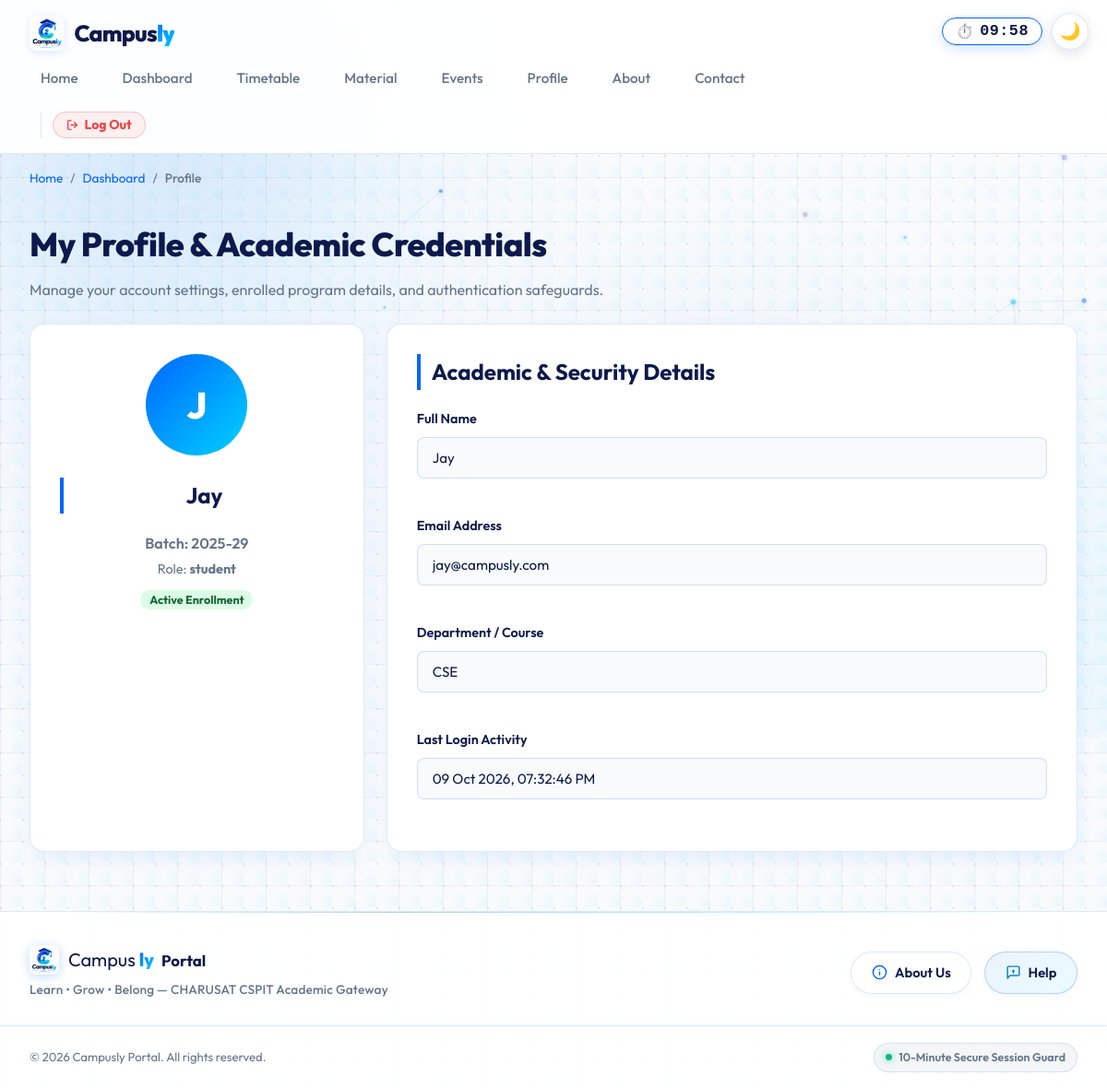
The app's page /profile.php (signed in) with its own data.
### tables this page shows
CREATE TABLE users (
    user_id INT AUTO_INCREMENT PRIMARY KEY,
    name VARCHAR(100) NOT NULL,
    email VARCHAR(100) NOT NULL UNIQUE,
    password_hash VARCHAR(255) NOT NULL,
    role ENUM('admin', 'student') NOT NULL DEFAULT 'student',
    student_id INT NULL,
    last_login DATETIME NULL,
    remember_token_hash VARCHAR(64) NULL,
    remember_token_expires DATETIME NULL,
    created_at TIMESTAMP DEFAULT CURRENT_TIMESTAMP,
    CONSTRAINT fk_users_students FOREIGN KEY (student_id) REFERENCES students(student_id) ON DELETE SET NULL ON UPDATE CASCADE
);

CREATE TABLE students (
    student_id INT AUTO_INCREMENT PRIMARY KEY,
    name VARCHAR(100) NOT NULL,
    email VARCHAR(100) NOT NULL UNIQUE,
    course VARCHAR(100) NOT NULL
);

### profile.php (the view, shortened to what this page needs)
<?php
require_once __DIR__ . '/auth.php';
$stmt = $pdo->prepare("SELECT u.user_id, u.name, u.email, u.role, u.student_id, u.last_login, s.course
                       FROM users u
                       LEFT JOIN students s ON u.student_id = s.student_id
                       WHERE u.user_id = :uid LIMIT 1");
$stmt->execute([':uid' => $_SESSION['user_id']]);
$user = $stmt->fetch();
$userEmail = $user['email'] ?? $_SESSION['user_email'];
$userCourse = $user['course'] ?? 'Computer Science & Engineering (CSE)';
$lastLogin = !empty($user['last_login'])
    ? date('d M Y, h:i:s A', strtotime($user['last_login']))
    : 'Active Session';
require_once __DIR__ . '/includes/header.php';
?>
  <nav class="breadcrumbs-nav" aria-label="Breadcrumb">
    <ol class="breadcrumbs">
      <li><a href="index.php">Home</a></li>
      <li><a href="dashboard.php">Dashboard</a></li>
      <li aria-current="page">Profile</li>
    </ol>
  </nav>
  <main id="main-content">
    <h1>My Profile & Academic Credentials</h1>
    <p>Manage your account settings, enrolled program details, and authentication safeguards.</p>
    <div class="grid-cols-3">
      <section class="panel" style="text-align: center;">
        <div style="width: 110px; height: 110px; border-radius: 50%; background: linear-gradient(135deg, var(--primary), var(--accent)); margin: 0 auto 1.5rem; display: flex; align-items: center; justify-content: center; color: #fff; font-size: 2.5rem; font-weight: 800;">
          <?= strtoupper(substr($userName, 0, 1)) ?>
        </div>
        <h2><?= htmlspecialchars($userName) ?></h2>
        <p style="margin-bottom: 0.25rem; font-weight: 600; color: #64748b;">Batch: 2025-29</p>
        <p style="margin-bottom: 0.5rem; font-size: 0.9rem; color: #64748b;">Role: <strong><?= htmlspecialchars($userRole) ?></strong></p>
        <span style="background: #dcfce7; color: #166534; font-size: 0.78rem; font-weight: 700; padding: 3px 10px; border-radius: 9999px;">
          Active Enrollment
        </span>
      </section>
      <section class="panel" style="grid-column: span 2;">
        <h2>Academic & Security Details</h2>
        <div style="display: flex; flex-direction: column; gap: 1rem; margin-top: 1rem;">
          <div class="form-group">
            <label>Full Name</label>
            <input type="text" value="<?= htmlspecialchars($userName) ?>" readonly style="background: #f8fafc;">
          </div>
          <div class="form-group">
            <label>Email Address</label>
            <input type="email" value="<?= htmlspecialchars($userEmail) ?>" readonly style="background: #f8fafc;">
          </div>
          <div class="form-group">
            <label>Department / Course</label>
            <input type="text" value="<?= htmlspecialchars($userCourse) ?>" readonly style="background: #f8fafc;">
          </div>
          <div class="form-group">
            <label>Last Login Activity</label>
            <input type="text" value="<?= htmlspecialchars($lastLogin) ?>" readonly style="background: #f8fafc;">
          </div>
        </div>
      </section>
    </div>
  </main>
<?php require_once __DIR__ . '/includes/footer.php'; ?>

### css/styles.css (style rules this page uses)
:root { --bg-color: #f8fafc; --bg-grid-line: rgba(148, 163, 184, 0.12); --bg-dot: rgba(148, 163, 184, 0.22); --bg-gradient: radial-gradient(circle at 10% 20%, rgba(0, 102, 255, 0.04) 0%, transparent 40%), radial-gradient(circle at 90% 80%, rgba(0, 210, 255, 0.05) 0%, transparent 40%); --panel-bg: rgba(255, 255, 255, 0.98); --panel-border: rgba(0, 102, 255, 0.14); --header-bg: rgba(255, 255, 255, 0.92); --input-bg: #ffffff; --input-border: rgba(0, 102, 255, 0.18); --table-th-bg: rgba(0, 102, 255, 0.06); --brand-navy: #0b194c; --brand-navy-light: #162456; --primary: #0066ff; --primary-hover: #0052cc; --accent: #00d2fe; --accent-dark: #0099cc; --accent-hover: #38bdf8; --brand-gradient: linear-gradient(135deg, #0b194c 0%, #0066ff 50%, #00d2fe 100%); --brand-gradient-text: linear-gradient(135deg, #0066ff 0%, #00d2fe 100%); --text-main: #0b194c; --text-body: #1e293b; --text-muted: #64748b; --focus-outline: #0066ff; --card-shadow: 0 10px 30px -10px rgba(0, 102, 255, 0.12); --card-shadow-hover: 0 16px 36px -10px rgba(0, 102, 255, 0.22); --error: #dc2626; --success: #16a34a; --warning: #f59e0b; --radius: 16px; --transition: all 0.3s cubic-bezier(0.4, 0, 0.2, 1); }
*, *::before, *::after { box-sizing: border-box; margin: 0; padding: 0; }
body { font-family: 'Outfit', -apple-system, BlinkMacSystemFont, "Segoe UI", Roboto, sans-serif; background-color: var(--bg-color); background-image: radial-gradient(circle at 1px 1px, var(--bg-dot) 1.2px, transparent 0), linear-gradient(to right, var(--bg-grid-line) 1px, transparent 1px), linear-gradient(to bottom, var(--bg-grid-line) 1px, transparent 1px), var(--bg-gradient); background-size: 24px 24px, 48px 48px, 48px 48px, 100% 100%; background-attachment: fixed; color: var(--text-main); min-height: 100vh; line-height: 1.6; display: flex; flex-direction: column; overflow-x: hidden; position: relative; transition: background-color 0.3s ease, color 0.3s ease; }
header, main, footer, .top-corner-controls, .breadcrumbs-nav, .skip-link { position: relative; z-index: 2; }
.breadcrumbs-nav { max-width: 1200px; width: 100%; margin: 1rem auto 0; padding: 0 2rem; }
.breadcrumbs { display: flex; list-style: none; gap: 0.5rem; font-size: 0.85rem; color: var(--text-muted); }
.breadcrumbs li:not(:last-child)::after { content: "/"; margin-left: 0.5rem; }
.breadcrumbs a { color: var(--primary); text-decoration: none; }
.breadcrumbs li[aria-current="page"] { color: var(--text-muted); font-weight: 500; }
main { max-width: 1200px; width: 100%; margin: 0 auto; padding: 2rem; flex: 1; }
h1 { font-size: 2.25rem; font-weight: 800; margin-bottom: 0.5rem; letter-spacing: -0.5px; }
h2 { font-size: 1.5rem; font-weight: 700; margin-bottom: 1.25rem; color: var(--text-main); border-left: 4px solid var(--primary); padding-left: 0.75rem; }
p { color: var(--text-muted); margin-bottom: 1.5rem; }
.grid-cols-3 { display: grid; grid-template-columns: repeat(3, 1fr); gap: 1.5rem; }
.panel { background: var(--panel-bg); border: 1px solid var(--panel-border); box-shadow: var(--card-shadow); backdrop-filter: blur(16px); -webkit-backdrop-filter: blur(16px); border-radius: var(--radius); padding: 2rem; margin-bottom: 2rem; position: relative; }
.form-group { margin-bottom: 1.5rem; display: flex; flex-direction: column; }
label { font-weight: 600; font-size: 0.9rem; margin-bottom: 0.5rem; color: var(--text-main); }
input[type="text"], input[type="email"], input[type="password"], input[type="date"], select, textarea { width: 100%; padding: 0.75rem 1rem; background: var(--input-bg); border: 1px solid var(--input-border); border-radius: 8px; color: var(--text-main); font-family: inherit; font-size: 0.95rem; transition: var(--transition); }

### records on screen
users: email "jay@campusly.com", student.course "CSE", last_login "09 Oct 2026, 07:32:46 PM"

### other values on screen
substr($userName, 0, 1) "J"
$userName "Jay"
$userRole "student"
